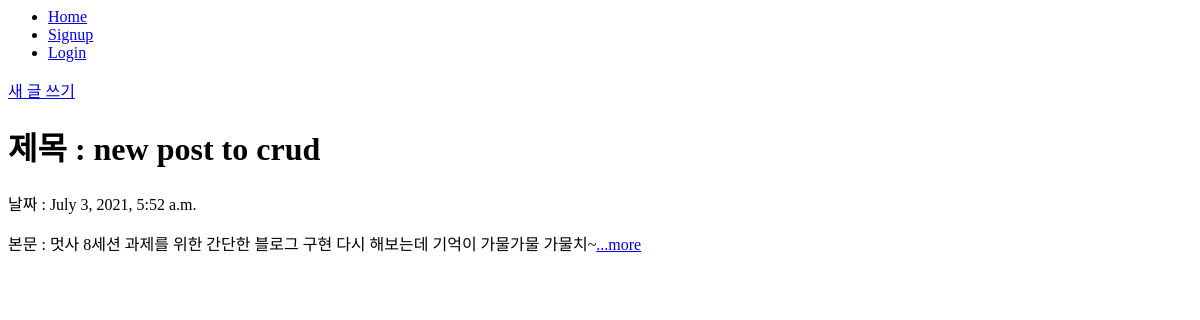
Before: / with the older database file.
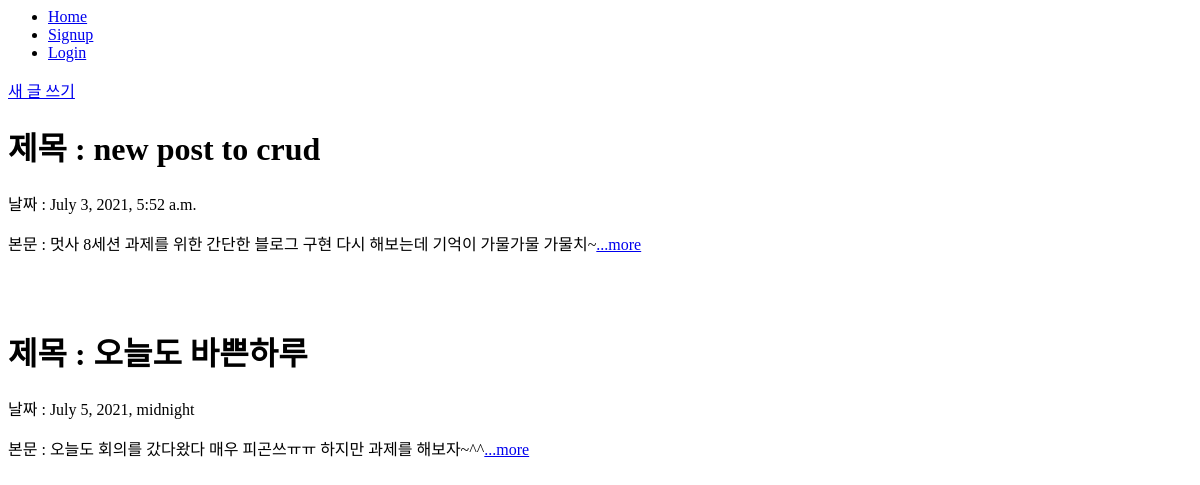
After: the same page with the newer database file.
### crudapp/models.py (models this page shows, shortened)
class Blog(models.Model) :
    title = models.CharField(max_length=200)
    pub_date = models.DateTimeField('data published')
    body = models.TextField()

### crudapp/views.py (the view)
# urls.py: 2. Add a URL to urlpatterns:  path('', views.home, name='home')
def home(request):
    blogs = Blog.objects
    return render(request, 'home.html',{'blogs':blogs})

### crudapp/templates/home.html (shortened to what this page needs)
{% extends 'base.html' %}
{% block content %}
<a href="{% url 'postcreate' %}">새 글 쓰기</a>
{% for blog in blogs.all %}
    <h1> 제목 : {{blog.title}}</h1>
    <p> 날짜 : {{blog.pub_date}}</p>
    <p>본문 : {{blog.body}}<a href="{% url 'detail' blog.id %}">...more</a></p>
{% endfor %}
{% endblock %}

### crudproject/templates/base.html
<nav>
    <ul>
        <li><a href="{% url 'home' %}">Home</a></li>
        {% if user.is_authenticated %}
        <li> <div> 환영합니다. {{ user.username }}님!</div>
            <div> <a href="javascript:{document.getElementById('logout').submit()}"> Logout </a> </div>
            <form id="logout" method="POST" action="{% url 'logout' %}">
                {% csrf_token %} <input type="hidden"/>
            </form>
        </li>
        {% else %}
        <li> <a href="{% url 'signup' %}"> Signup </a> </li>
        <li> <a href="{% url 'login' %}"> Login </a></li>
        {% endif %}
    </ul>
</nav>
{% block content %}
{% endblock %}

Changed rows visible on the page:
added Blog: title "오늘도 바쁜하루", pub_date "July 5, 2021, midnight", body "오늘도 회의를 갔다왔다 매우 피곤쓰ㅠㅠ 하지만 과제를 해보자~^^"
